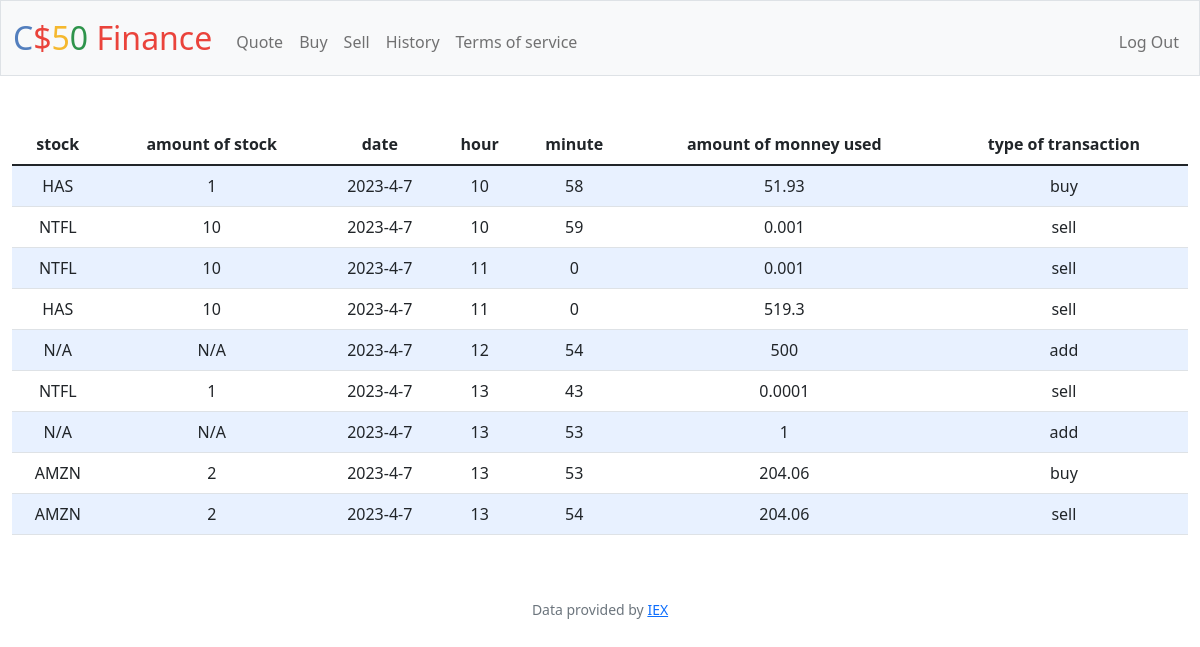
Screenshot of /history (signed in) with the database file from the repository.
### tables this page shows
CREATE TABLE 'history' (id INTERGER NOT NULL, stock STRING NOT NULL, count INTEGER NOT NULL,'date' STRING NOT NULL, hour STRING NOT NULL, min STRING NOT NULL, cost INTEGER NOT NULL, 'type'  TEXT NOT NULL  );

### app.py (the view)
@app.route("/history")
@login_required
def history():
    return render_template("history.html", history = db.execute("SELECT * FROM history WHERE id = (SELECT id FROM users WHERE username = ?);", session["username"]))

### app.py (called while the page is built)
@app.after_request
def after_request(response):
    response.headers["Cache-Control"] = "no-cache, no-store, must-revalidate"
    response.headers["Expires"] = 0
    response.headers["Pragma"] = "no-cache"
    return response

### helpers.py (called while the page is built)
def login_required(f):
    @wraps(f)
    def decorated_function(*args, **kwargs):
        if session.get("user_id") is None:
            return redirect("/login")
        return f(*args, **kwargs)
    return decorated_function

### templates/history.html (shortened to what this page needs)
{% extends "layout.html" %}
{% block main%}
     <table class="table table-sriped">
        <thead class = "center">
            <tr>
                <th>stock</th>
                <th>amount of stock</th>
                <th>date</th>
                <th>hour</th>
                <th>minute</th>
                <th>amount of monney used</th>
                <th>type of transaction</th>
            </tr>
        </thead>
        <tbody>
            {% for row in history %}
                <tr>
                    <td>{{row.stock}}</tb>
                    <td>{{row.count}}</tb>
                    <td>{{row.date}}</tb>
                    <td>{{row.hour}}</tb>
                    <td>{{row.min}}</tb>
                    <td>{{row.cost}}</tb>
                    <td>{{row.type}}</tb>
                </tr>
            {%endfor%}
        </tbody>
    </table>
{% endblock%}

### templates/layout.html (shortened to what this page needs)
<!DOCTYPE html>
<html lang="en">
    <head>
        <link href="https://cdn.jsdelivr.net/npm/bootstrap@5.1.3/dist/css/bootstrap.min.css" rel="stylesheet">
        <link href="/static/styles.css" rel="stylesheet">
    </head>
    <body>
        <nav class="bg-light border navbar navbar-expand-md navbar-light">
            <div class="container-fluid">
                <a class="navbar-brand" href="/"><span class="blue">C</span><span class="red">$</span><span class="yellow">5</span><span class="green">0</span> <span class="red">Finance</span></a>
                <div class="collapse navbar-collapse" id="navbar">
                    {% if session["user_id"] %}
                        <ul class="navbar-nav me-auto mt-2">
                            <li class="nav-item"><a class="nav-link" href="/quote">Quote</a></li>
                            <li class="nav-item"><a class="nav-link" href="/buy">Buy</a></li>
                            <li class="nav-item"><a class="nav-link" href="/sell">Sell</a></li>
                            <li class="nav-item"><a class="nav-link" href="/history">History</a></li>
                            <li class="nav-item"><a class="nav-link" href="/terms">Terms of service</a></li>
                        </ul>
                        <ul class="navbar-nav ms-auto mt-2">
                            <li class="nav-item"><a class="nav-link" href="/logout">Log Out</a></li>
                        </ul>
                    {% else %}
                        <ul class="navbar-nav ms-auto mt-2">
                            <li class="nav-item"><a class="nav-link" href="/register">Register</a></li>
                            <li class="nav-item"><a class="nav-link" href="/login">Log In</a></li>
                            <li class="nav-item"><a class="nav-link" href="/terms">Terms of service</a></li>
                        </ul>
                    {% endif %}
                </div>
            </div>
        </nav>
        <main class="container-fluid py-5 text-center">
            {% block main %}{% endblock %}
        </main>
        <footer class="mb-5 small text-center text-muted">
            Data provided by <a href="https://iexcloud.io/">IEX</a>
        </footer>
    </body>
</html>

### static/styles.css (style rules this page uses)
nav .navbar-brand { font-size: xx-large; }
nav .navbar-brand .blue { color: #537fbe; }
nav .navbar-brand .red { color: #ea433b; }
nav .navbar-brand .yellow { color: #f5b82e; }
nav .navbar-brand .green { color: #2e944b; }
.center { margin-left: auto; margin-right: auto; }
table { background-color: transparent; margin-bottom: 1rem; }
tbody th, table td { padding: 0.75rem; vertical-align: middle; }
tbody tr:nth-of-type(odd) { background-color: rgb(179, 208, 255, 0.3) }

### rows the page displays
history: stock "HAS", count "1", date "2023-4-7", hour "10", min "58", cost "51.93", type "buy"
history: stock "NTFL", count "10", date "2023-4-7", hour "10", min "59", cost "0.001", type "sell"
history: stock "NTFL", count "10", date "2023-4-7", hour "11", min "0", cost "0.001", type "sell"
history: stock "HAS", count "10", date "2023-4-7", hour "11", min "0", cost "519.3", type "sell"
history: stock "N/A", count "N/A", date "2023-4-7", hour "12", min "54", cost "500", type "add"
history: stock "NTFL", count "1", date "2023-4-7", hour "13", min "43", cost "0.0001", type "sell"
history: stock "N/A", count "N/A", date "2023-4-7", hour "13", min "53", cost "1", type "add"
history: stock "AMZN", count "2", date "2023-4-7", hour "13", min "53", cost "204.06", type "buy"
history: stock "AMZN", count "2", date "2023-4-7", hour "13", min "54", cost "204.06", type "sell"
